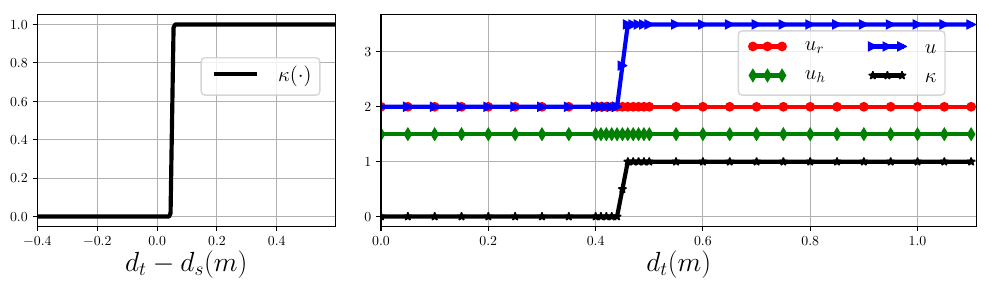

This figure's Python source:
from math import exp

import matplotlib
import matplotlib.pyplot as plt
from matplotlib import gridspec

import numpy


matplotlib.rcParams['ps.useafm'] = True
matplotlib.rcParams['pdf.use14corefonts'] = True
matplotlib.rcParams['text.usetex'] = True


def rho(s):
    if (s > 0):
        return exp(-1.0/s)
    else:
        return 0
        
def smooth_mix(tele_control, navi_control, dist_to_trap):
    ds = 0.4
    epsilon = 0.1
    mix_control = 0
    gain = rho(dist_to_trap-ds)/(rho(dist_to_trap-ds)+rho(epsilon+ds-dist_to_trap))
    mix_control = navi_control + gain*tele_control
    #mix_control = (1-gain)*navi_control + gain*tele_control
    return mix_control, gain

def draw_mix_u(d, navi_u, tele_u, mix_u, gain):
    fig = plt.figure(figsize=(10,3))
    gs = gridspec.GridSpec(1, 2, width_ratios=[1, 2]) 
    ax1 = plt.subplot(gs[0])
    ds = 0.4
    epsilon = 0.1
    dd = [-ds+i*0.005 for i in range(200)]
    gg = [rho(ddi)/(rho(ddi)+rho(epsilon-ddi)) for ddi in dd]
    ax1.plot(dd, gg, color='k', linestyle='-',
            linewidth=3, label=r'$\kappa(\cdot)$')
    ax1.set_xlabel(r'$d_t-d_s(m)$',fontsize=20)
    ax1.legend(loc = (.55,.62), labelspacing=0.7, numpoints=3, handlelength=2.5, ncol=1, prop={'size':15})
    ax1.set_xlim(dd[0], dd[-1])
    ax1.grid()
    ax2 = plt.subplot(gs[1])
    ax2.plot(d, navi_u, color='r', linestyle='-',
            linewidth=3, marker='o', mfc='r',
            fillstyle='full', markersize=6,label=r'$u_r$')
    ax2.plot(d, tele_u,color='g', linestyle='-',
            linewidth=3, marker='d', mfc='g',
            fillstyle='full', markersize=6,label=r'$u_h$')
    ax2.plot(d, mix_u, color='b', linestyle='-',
            linewidth=3, marker='>', mfc='b',
            fillstyle='full', markersize=6,label=r'$u$')
    ax2.plot(d, gain, color='k', linestyle='-',
            linewidth=3, marker='*', mfc='k',
            fillstyle='full', markersize=6,label=r'$\kappa$')
    ax2.set_xlabel(r'$d_t(m)$',fontsize=20)
    ax2.legend(loc = (.6,.62), numpoints=3, handlelength=2.0, ncol=2, prop={'size':15})
    ax2.set_xlim(0, d[-1]+0.01)
    ax2.grid()
    fig.tight_layout()
    plt.savefig('mix_u.pdf',bbox_inches='tight')
    return fig


if __name__ == "__main__":
    #D = [k*0.05 for k in range(30)]
    D = list(numpy.arange(0,0.4,0.05)) + list(numpy.arange(0.4,0.5,0.01)) + list(numpy.arange(0.5,1.1,0.05))
    navi_U = [2 for k in range(len(D))]
    tele_U = [1.5 for k in range(len(D))]
    mix_U = []
    Gain = []
    for k in range(len(D)):
        d = D[k]
        navi_u = navi_U[k]
        tele_u = tele_U[k]
        mix_u, gain = smooth_mix(tele_u, navi_u, d)
        mix_U.append(mix_u)
        Gain.append(gain)
    draw_mix_u(D, navi_U, tele_U, mix_U, Gain)
